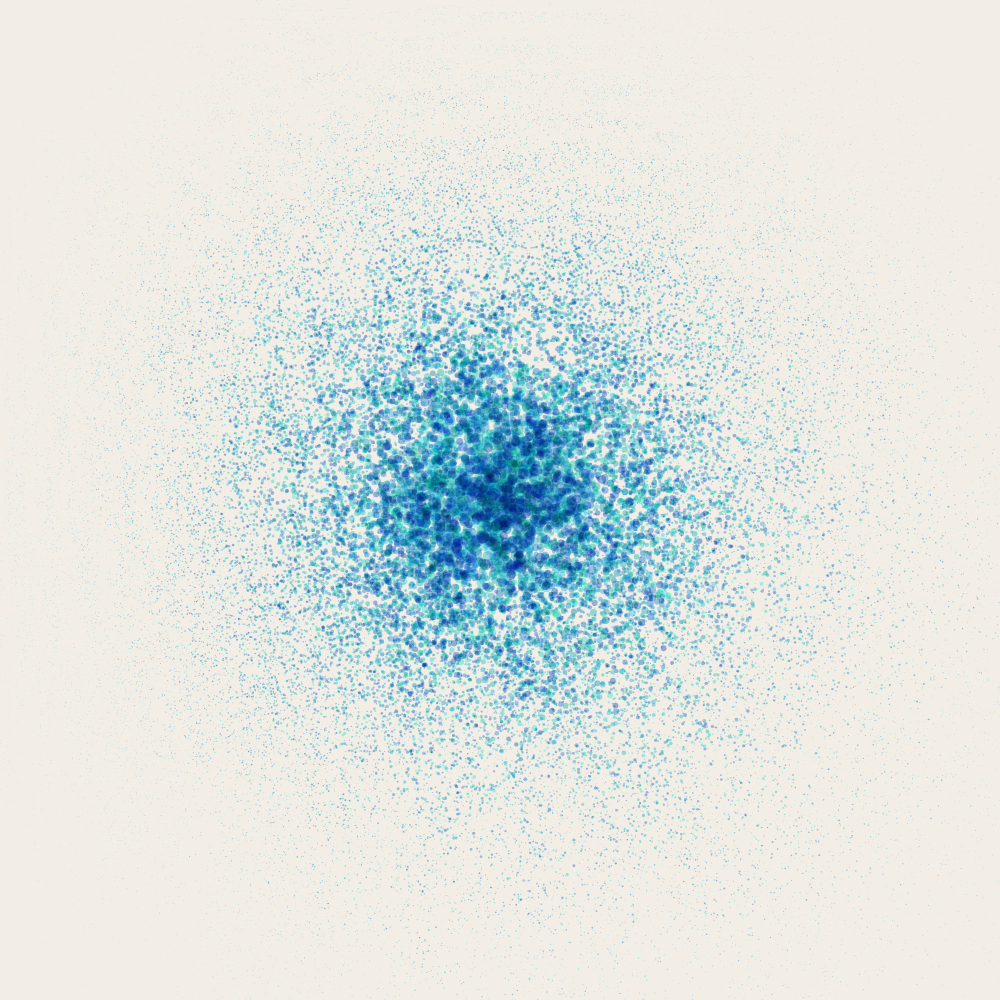
Frame 1 (no input)
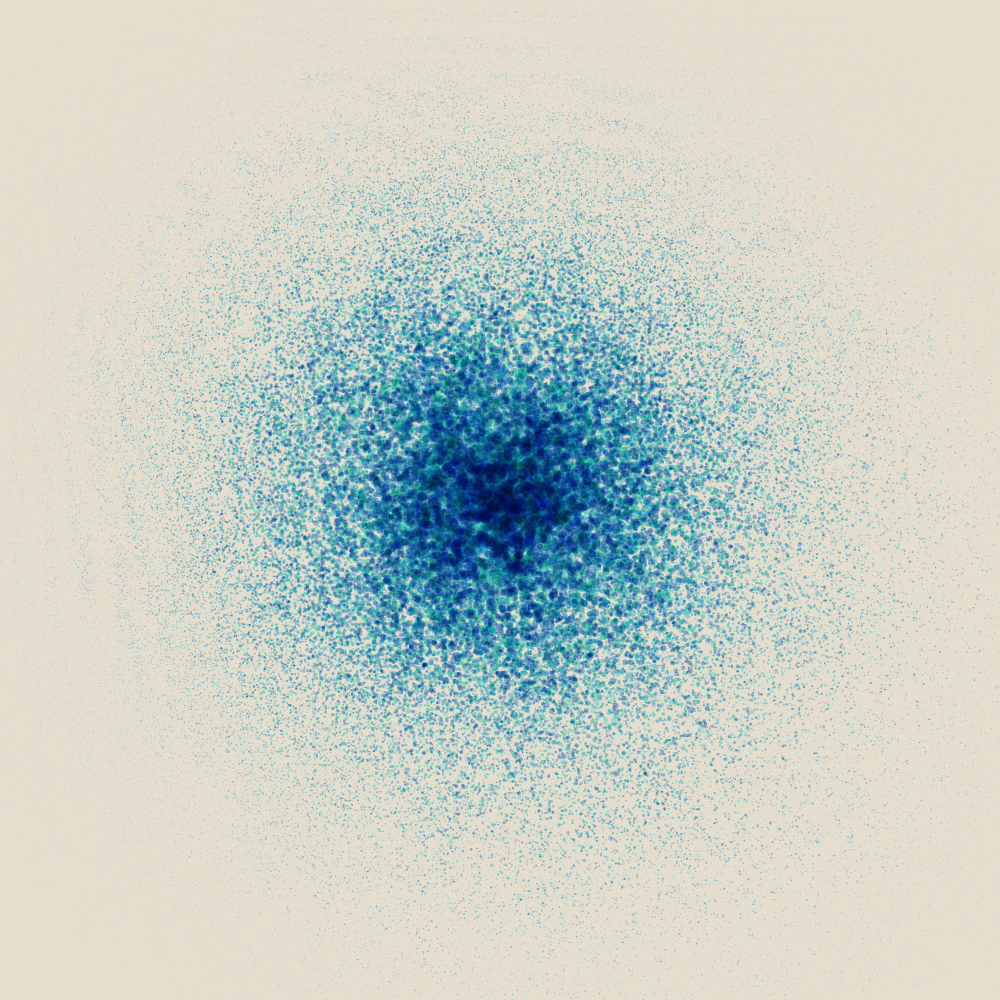
Frame 2 (the mouse pressed at the canvas centre, redrawn once)

The p5.js sketch that drew these frames (run headless with seeded random() and noise() and a simulated clock; the mouse was pressed at the canvas centre and the sketch redrawn once):

// p5.js sketch
// ── sketch.js
var canvasheight = 1000;
var canvaswidth = 1000;
let pts = [];

function setup() {
  createCanvas(canvaswidth, canvasheight);
  noLoop();
  blendMode(MULTIPLY);
  colorMode(HSB);
}

function draw() {
  background(40, 5, 95);

  for (cr = 0; cr < 10; cr += 1) {
    let lowerb = map(cr, 0, 20, 70, 115);
    let upperb = map(cr, 0, 20, 115, 130);
    var level = random(lowerb, upperb);
    bubbles(level);
  }
  for (cr = 0; cr < 10; cr += 1) {
    let lowerb = map(cr, 0, 20, 70, 115);
    let upperb = map(cr, 0, 20, 115, 130);
    var level = random(lowerb, upperb);
    bubbles(level);
  }
}

function bubbles() {
  noStroke();
  for (count = 0; count < 1000; count += 1) {
    var x = random(0, canvaswidth);
    var y = random(0, canvasheight);
    cx = canvaswidth / 2;
    cy = canvasheight / 2;
    distance = dist(cx, cy, x, y);
    var decay = exp(-pow(distance / 150, 1));
    temp = decay;
    decay = decay * sin(distance / 10);

    var chaos = random(0.95 - distance / 3000, 1.05 + distance / 3000);
    for (i = 0; i < 5; i += 1) {
      circles(x * chaos, y * chaos, decay * 15);
    }
  }
}

function circles(xpos, ypos, dec) {
  noStroke();
  fill(random(170, 220), 34, random(90, 100), 255);
  circle(xpos * random(0.95, 1.05), ypos * random(0.95, 1.05), dec);
}
